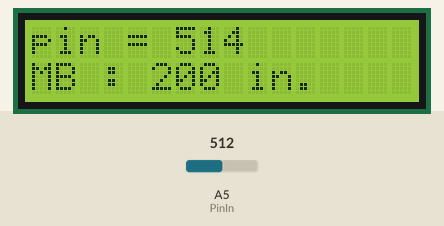
Bench run of a sketch on a simulated Arduino Uno, built with avr-gcc and run on an emulated ATmega328P. Parts: 16×2 character LCD. Inputs (shaded band) come from the test bench; at power-on: A5 (PinIn) = 512. What the sketch prints to the serial monitor is not drawn.

Above: at 1.2 s.
1.3 s: A5 (PinIn) set to 716
At 1.59 s:
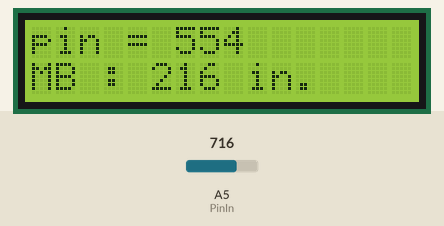
2.9 s: A5 (PinIn) set to 900
At 3.03 s:
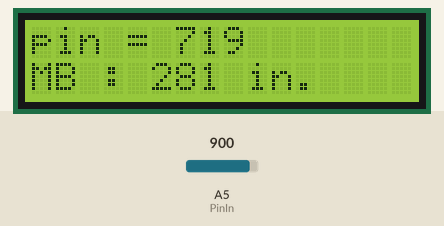
4.4 s: A5 (PinIn) set to 1023
At 8.6 s:
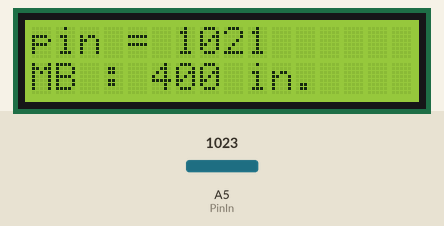
Timing chart, 0 to 10.1 s (numbered marks = the images above; inputs shaded):
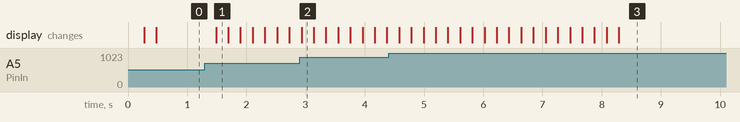

Measured:
- after the input at 1.3 s, the display: changes after 0.19 s (image 1)

The sketch:

UltrasonDisplay2LCD.ino
```cpp
/*
  US (analog) display distance to LCD
   -- averages analog input on pin, voltage or some mapped value, display to LCD
  Attach the center pin of pot to PinIn, and the outside pins to +5V and ground,
  -- can use adjacent anal pins to supply gnd and 5v. prn
  Uses: Liquid Crystal Nx2 display, map, analRead, expon moving average, round
*/

#define PinIn A5    // analog pin In

//  include the library and init for 8x2 or 16x2 LCD
#include <LiquidCrystal.h>
// initialize new object with the Arduino pins it uses
// lib knows if you're using 4 pins or 8
// LiquidCrystal lcd(12, 11, 4, 5, 6, 7);   // 8x2
LiquidCrystal lcd(8, 9, 4, 5, 6, 7);  //  16x2

void setup()
{
  // initialize serial communication at 9600 bps:
  Serial.begin(9600);
  // set up the LCD's number of columns and rows:
  lcd.begin(16, 2);

  pinMode(PinIn, INPUT);
  //  pinMode(A1, OUTPUT); // can use 2 anal pins as voltage source for device
  //  pinMode(A2, OUTPUT);
  //  digitalWrite(A2, LOW); // grnd
  //  digitalWrite(A1, HIGH); // '5' v for device
}   // end setup

void loop()
{
  static int prevAvg = analogRead(PinIn) + 5; // just set once, first loop
  int voltage;
  // read the input on analog pin
  int sensorV = analogRead(PinIn);
  int newAvg = round((sensorV * 0.2) + (prevAvg * 0.8));  // update expon moving average of AR

  // Convert the analog reading (which goes from 0 - 1023) to a voltage (0 - 5000mV):
  // voltage = (int)(newAvg * 4.875);  // in mV, resolves about 5 mV; cast to int (mV)
  // 4.xx=empiric multiplier at midrange; varies some from pin to pin, board to board
  // or use map from ~10mV 2 ticks / inch, range ~ 6" to 360"
  voltage = map(newAvg, 21, 204, 7, 79); // mapping ticks to inches for MaxBot MB1010

  // print out new values if different
  if (newAvg != prevAvg)  // only print if it's changed
  { //print to Ser Mon if it's on
    Serial.print("pin out= ");
    Serial.print(newAvg);
    Serial.print(" calc mV= ");
    Serial.println(voltage);

    // print to 2 lines of LCD, if it's present
    lcd.clear();  // first clear screen and set the cursor to (0,0)
    lcd.print("pin = ");
    lcd.print(newAvg);  // the averaged raw AR
    lcd.setCursor(0, 1);  // second line
    lcd.print("MB : ");
    lcd.print(voltage);
    lcd.print(" in.");
    prevAvg = newAvg;
  } // end if changed


  delay (200);   // five loops / second
}  // end loop
```
